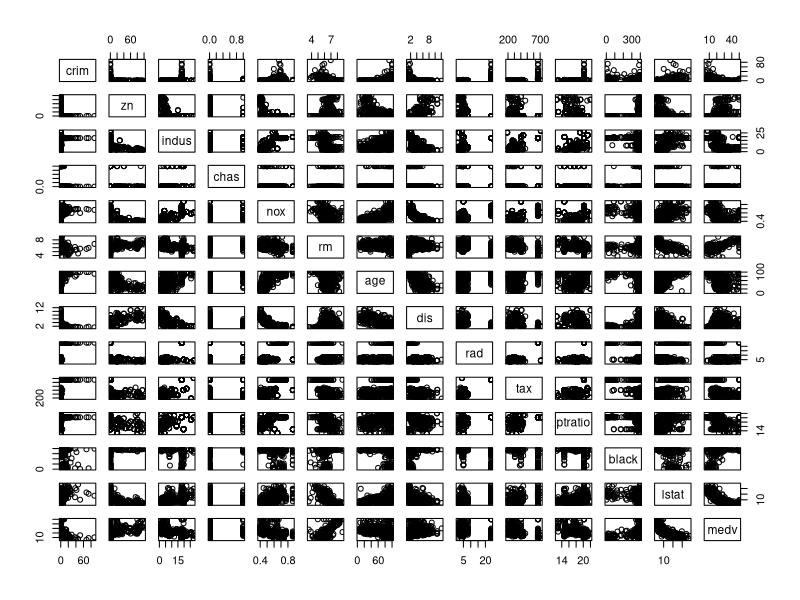
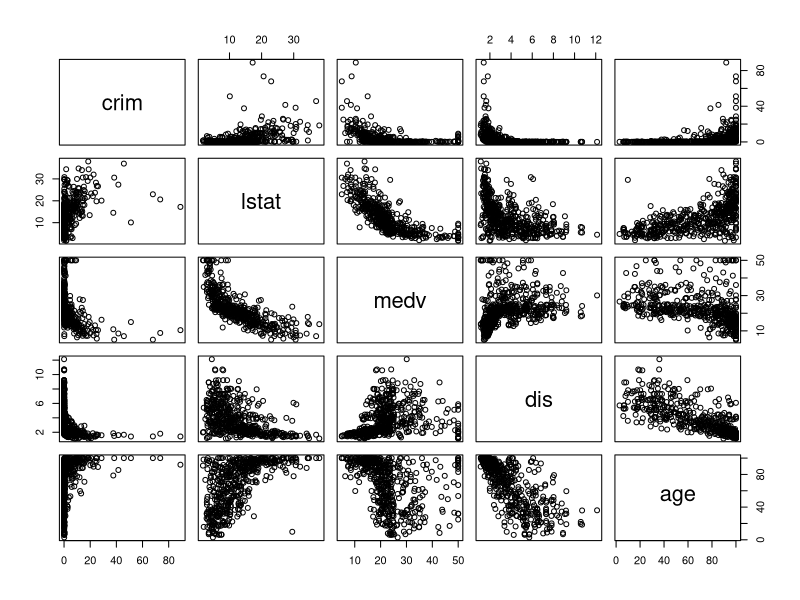
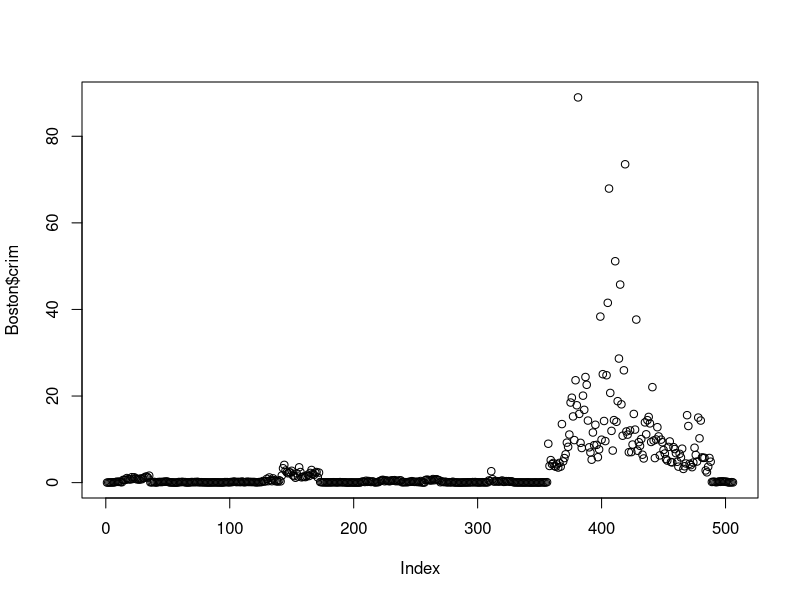
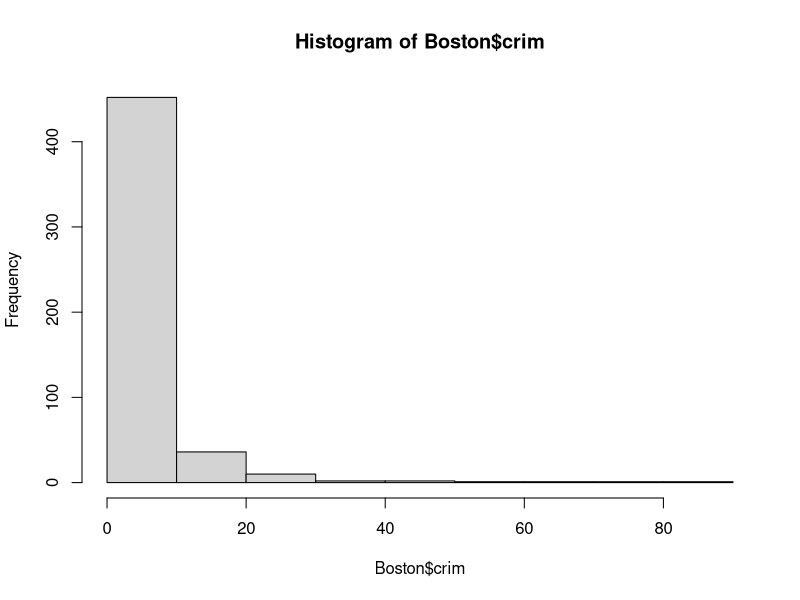
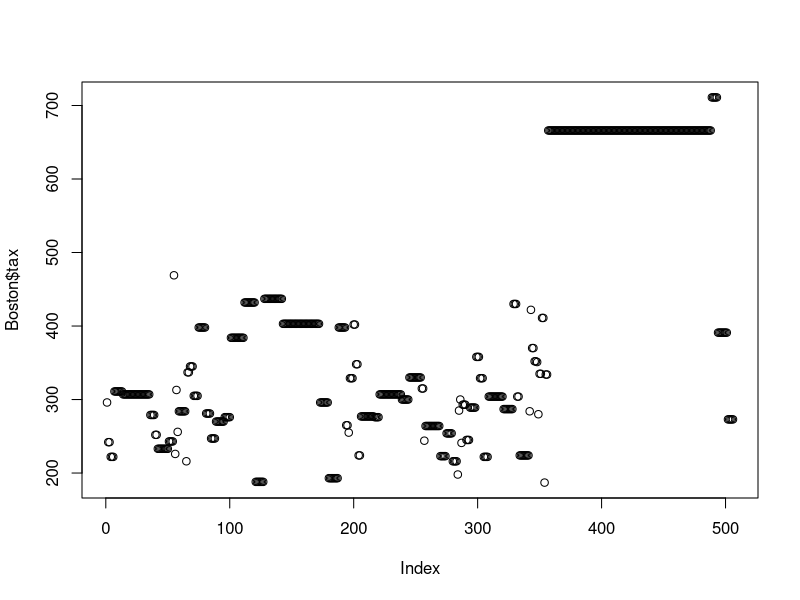
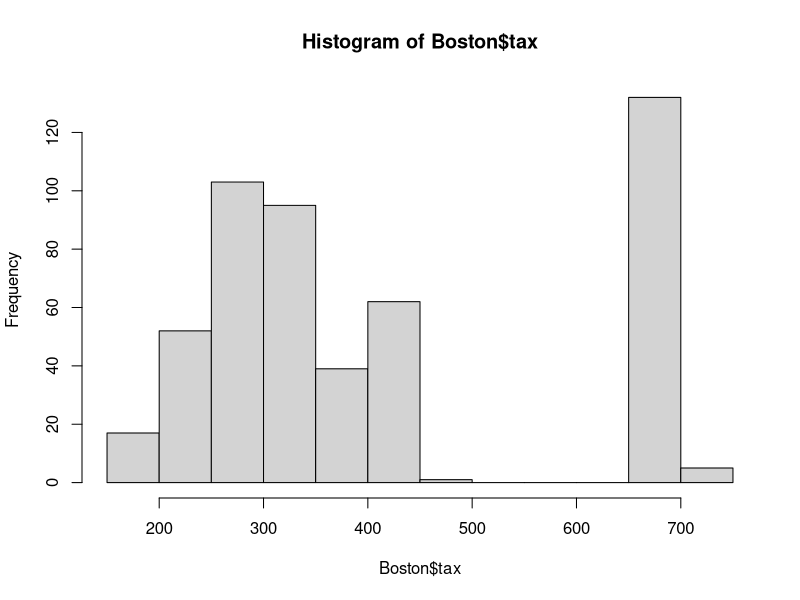
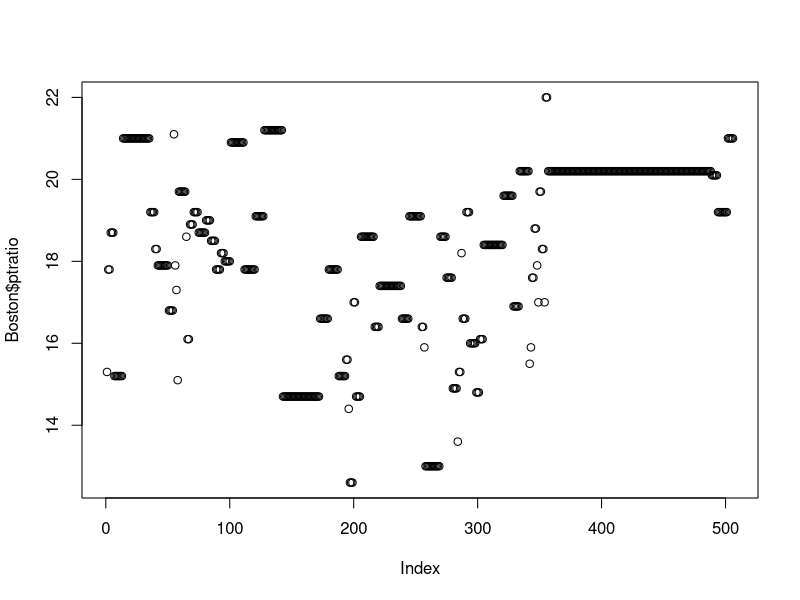
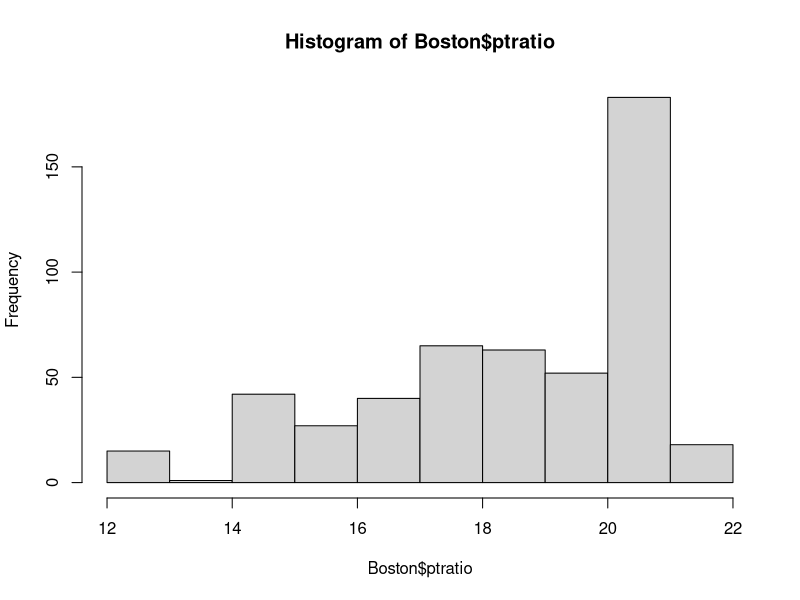

These figures' R source, in order:
## ---- chunk 1
library(MASS)
dim(Boston)
## ---- chunk 2
pairs(Boston)
## ---- chunk 3
pairs(~crim+lstat+medv+dis+age, Boston)
## ---- chunk 4
max(Boston$crim)
which.max(Boston$crim)
summary(Boston$crim)
plot(Boston$crim)
hist(Boston$crim)
length(which(Boston$crim>10))
## ---- chunk 5
max(Boston$tax)
which.max(Boston$tax)
summary(Boston$tax)
plot(Boston$tax)
hist(Boston$tax)
length(which(Boston$tax>500))
## ---- chunk 6
max(Boston$ptratio)
which.max(Boston$ptratio)
summary(Boston$ptratio)
plot(Boston$ptratio)
hist(Boston$ptratio)
length(which(Boston$ptratio>20))
## ---- chunk 7
length(which(Boston$chas==1))
## ---- chunk 8
summary(Boston$ptratio)
